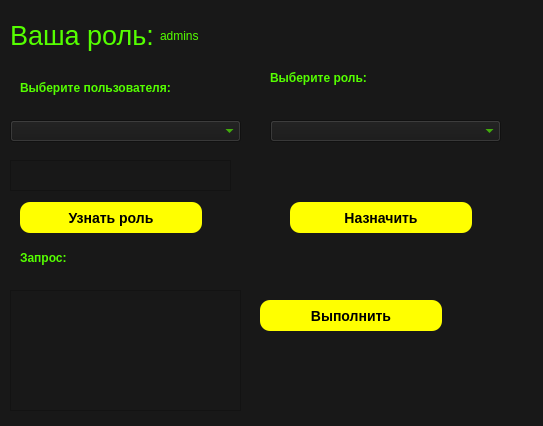
<?xml version="1.0" encoding="UTF-8"?>
<ui version="4.0">
 <class>Admins</class>
 <widget class="QWidget" name="Admins">
  <property name="geometry">
   <rect>
    <x>0</x>
    <y>0</y>
    <width>543</width>
    <height>426</height>
   </rect>
  </property>
  <property name="windowTitle">
   <string>Form</string>
  </property>
  <property name="styleSheet">
   <string notr="true">background: rgb(24, 24, 24)</string>
  </property>
  <widget class="QLabel" name="label_2">
   <property name="geometry">
    <rect>
     <x>10</x>
     <y>20</y>
     <width>151</width>
     <height>31</height>
    </rect>
   </property>
   <property name="font">
    <font>
     <family>MS Shell Dlg 2</family>
     <pointsize>20</pointsize>
     <weight>9</weight>
     <italic>false</italic>
     <bold>false</bold>
    </font>
   </property>
   <property name="styleSheet">
    <string notr="true">QLabel {color: rgb(85, 255, 0);
			 
	font: 75 20pt &quot;MS Shell Dlg 2&quot;;}</string>
   </property>
   <property name="text">
    <string>Ваша роль:</string>
   </property>
  </widget>
  <widget class="QComboBox" name="comboBox">
   <property name="geometry">
    <rect>
     <x>10</x>
     <y>120</y>
     <width>231</width>
     <height>22</height>
    </rect>
   </property>
   <property name="styleSheet">
    <string notr="true">QComboBox {color: rgb(85, 255, 0);
			 font: bold;			}</string>
   </property>
  </widget>
  <widget class="QLabel" name="label_3">
   <property name="geometry">
    <rect>
     <x>20</x>
     <y>80</y>
     <width>161</width>
     <height>16</height>
    </rect>
   </property>
   <property name="styleSheet">
    <string notr="true">QLabel {color: rgb(85, 255, 0);
			 font: bold;			}</string>
   </property>
   <property name="text">
    <string>Выберите пользователя:</string>
   </property>
  </widget>
  <widget class="QPushButton" name="pushButton_2">
   <property name="geometry">
    <rect>
     <x>290</x>
     <y>202</y>
     <width>182</width>
     <height>31</height>
    </rect>
   </property>
   <property name="styleSheet">
    <string notr="true">QPushButton {background-color: rgb(255, 255, 0);
     border-style: outset;
     border-radius: 10px;
     border-color: beige;
     font: bold 14px;
     min-width: 10em;
     padding: 6px;}
QPushButton::hover{background-color: rgb(217, 217, 0)}
QPushButton::pressed{background-color: rgb(181, 181, 0)}</string>
   </property>
   <property name="text">
    <string>Назначить</string>
   </property>
  </widget>
  <widget class="QPlainTextEdit" name="plainTextEdit">
   <property name="geometry">
    <rect>
     <x>10</x>
     <y>290</y>
     <width>231</width>
     <height>121</height>
    </rect>
   </property>
   <property name="styleSheet">
    <string notr="true">QPlainTextEdit {color: rgb(85, 255, 0);
			 font: bold;			}</string>
   </property>
   <property name="readOnly">
    <bool>false</bool>
   </property>
   <property name="plainText">
    <string/>
   </property>
   <property name="placeholderText">
    <string>Введите любой запрос...</string>
   </property>
  </widget>
  <widget class="QLabel" name="label">
   <property name="geometry">
    <rect>
     <x>160</x>
     <y>20</y>
     <width>161</width>
     <height>31</height>
    </rect>
   </property>
   <property name="styleSheet">
    <string notr="true">QLabel {color: rgb(85, 255, 0);
			 
	font: 75 20pt &quot;MS Shell Dlg 2&quot;;}</string>
   </property>
   <property name="text">
    <string>admins</string>
   </property>
  </widget>
  <widget class="QPushButton" name="pushButton_3">
   <property name="geometry">
    <rect>
     <x>260</x>
     <y>300</y>
     <width>182</width>
     <height>31</height>
    </rect>
   </property>
   <property name="styleSheet">
    <string notr="true">QPushButton {background-color: rgb(255, 255, 0);
     border-style: outset;
     border-radius: 10px;
     border-color: beige;
     font: bold 14px;
     min-width: 10em;
     padding: 6px;}
QPushButton::hover{background-color: rgb(217, 217, 0)}
QPushButton::pressed{background-color: rgb(181, 181, 0)}</string>
   </property>
   <property name="text">
    <string>Выполнить</string>
   </property>
  </widget>
  <widget class="QLabel" name="label_4">
   <property name="geometry">
    <rect>
     <x>270</x>
     <y>70</y>
     <width>161</width>
     <height>16</height>
    </rect>
   </property>
   <property name="styleSheet">
    <string notr="true">QLabel {color: rgb(85, 255, 0);
			 font: bold;			}</string>
   </property>
   <property name="text">
    <string>Выберите роль:</string>
   </property>
  </widget>
  <widget class="QComboBox" name="comboBox_2">
   <property name="geometry">
    <rect>
     <x>270</x>
     <y>120</y>
     <width>231</width>
     <height>22</height>
    </rect>
   </property>
   <property name="styleSheet">
    <string notr="true">QComboBox {color: rgb(85, 255, 0);
			 font: bold;			}</string>
   </property>
  </widget>
  <widget class="QLabel" name="label_6">
   <property name="geometry">
    <rect>
     <x>20</x>
     <y>250</y>
     <width>161</width>
     <height>16</height>
    </rect>
   </property>
   <property name="styleSheet">
    <string notr="true">QLabel {color: rgb(85, 255, 0);
			 font: bold;			}</string>
   </property>
   <property name="text">
    <string>Запрос:</string>
   </property>
  </widget>
  <widget class="QLabel" name="label_7">
   <property name="geometry">
    <rect>
     <x>270</x>
     <y>360</y>
     <width>261</width>
     <height>16</height>
    </rect>
   </property>
   <property name="styleSheet">
    <string notr="true">QLabel {color: rgb(85, 255, 0);
			 font: bold;			}</string>
   </property>
   <property name="text">
    <string/>
   </property>
  </widget>
  <widget class="QPlainTextEdit" name="plainTextEdit_2">
   <property name="geometry">
    <rect>
     <x>10</x>
     <y>160</y>
     <width>221</width>
     <height>31</height>
    </rect>
   </property>
   <property name="styleSheet">
    <string notr="true">QPlainTextEdit {color: rgb(85, 255, 0);
			 font: bold;			}</string>
   </property>
   <property name="readOnly">
    <bool>true</bool>
   </property>
   <property name="plainText">
    <string/>
   </property>
   <property name="placeholderText">
    <string/>
   </property>
  </widget>
  <widget class="QLabel" name="label_5">
   <property name="geometry">
    <rect>
     <x>280</x>
     <y>170</y>
     <width>251</width>
     <height>16</height>
    </rect>
   </property>
   <property name="styleSheet">
    <string notr="true">QLabel {color: rgb(85, 255, 0);
			 font: bold;			}</string>
   </property>
   <property name="text">
    <string/>
   </property>
  </widget>
  <widget class="QPushButton" name="pushButton_4">
   <property name="geometry">
    <rect>
     <x>20</x>
     <y>202</y>
     <width>182</width>
     <height>31</height>
    </rect>
   </property>
   <property name="styleSheet">
    <string notr="true">QPushButton {background-color: rgb(255, 255, 0);
     border-style: outset;
     border-radius: 10px;
     border-color: beige;
     font: bold 14px;
     min-width: 10em;
     padding: 6px;}
QPushButton::hover{background-color: rgb(217, 217, 0)}
QPushButton::pressed{background-color: rgb(181, 181, 0)}</string>
   </property>
   <property name="text">
    <string>Узнать роль</string>
   </property>
  </widget>
 </widget>
 <resources/>
 <connections/>
</ui>
